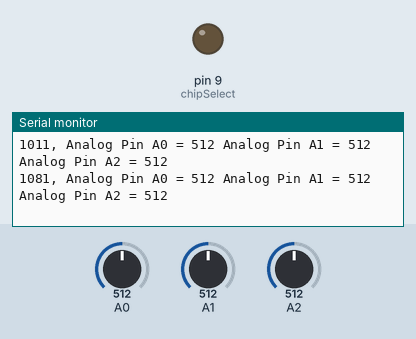
This sketch was run on a simulated Arduino Uno, built with avr-gcc and run on an emulated ATmega328P. On the bench: output pins drawn as LEDs (lit = HIGH), the last lines printed to the serial monitor. The inputs (shaded band) are chosen by the test bench; at power-on: A0 = 512, A1 = 512, A2 = 512. Storage starts empty.

Above: at 1.2 s.
1.3 s: A0 set to 111
At 1.35 s:
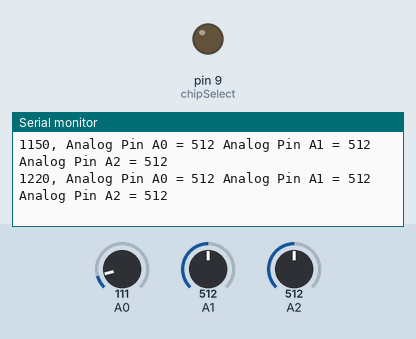
4.3 s: A0 set to 92
At 4.34 s:
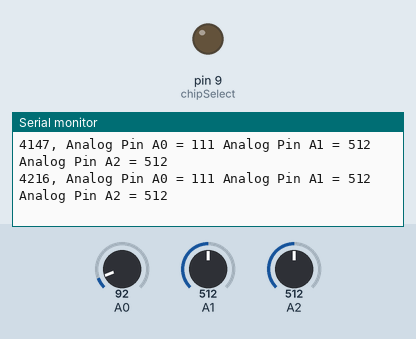
Timing chart, 0 to 7.3 s (numbered marks = the images above; inputs shaded):
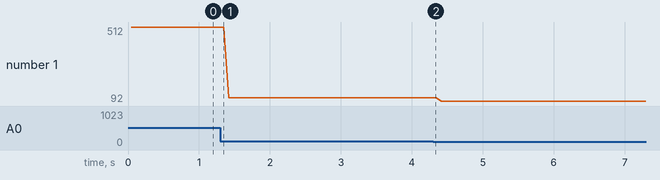

The sketch:

sd_card_example.ino
```cpp
#include <SPI.h>
#include <SD.h>

// On the Ethernet Shield, CS is pin 4. Note that even if it's not
// used as the CS pin, the hardware CS pin (10 on most Arduino boards,
// 53 on the Mega) must be left as an output or the SD library
// functions will not work.

// Chip Select pin is tied to pin 9 on the SparkFun CAN-Bus Shield
const int chipSelect = 9;

void setup()
{
  // Open serial communications and wait for port to open:
  Serial.begin(9600);
  while (!Serial) {
    ; // wait for serial port to connect. Needed for Leonardo only
  }

  Serial.print("Initializing SD card...");
  // make sure that the default chip select pin is set to
  // output, even if you don't use it:
  pinMode(chipSelect, OUTPUT);

  // see if the card is present and can be initialized:
  if (!SD.begin(chipSelect)) {
    Serial.println("Card failed, or not present");
    // don't do anything more:
    return;
  }
  Serial.println("card initialized.");
}

void loop()
{
  // make a string for assembling the data to log:
  String dataString = "";

  // open the file. note that only one file can be open at a time,
  // so you have to close this one before opening another.
  // this opens the file and appends to the end of file
  // if the file does not exist, this will create a new file.
  File dataFile = SD.open("datalog.txt", FILE_WRITE);

  // if the file is available, write to it:
  if (dataFile)   {
    int timeStamp = millis();
    //write to uSD card
    dataFile.print(timeStamp);
    dataFile.print(" ms");
    dataFile.print(", ");
    //output also on Serial monitor for debugging
    Serial.print(timeStamp);
    Serial.print(",");

    // read three sensors on A0, A1, and A2 while appending to the string:
    for (int analogPin = 0; analogPin < 3; analogPin++)
    {
      int sensorVal = analogRead(analogPin);
      //write analog sensor data to uSD card
      dataFile.print(" Analog Pin A");
      dataFile.print(analogPin);
      dataFile.print(" = ");
      dataFile.print(sensorVal);
      //output also on Serial monitor for debugging
      Serial.print(" Analog Pin A");
      Serial.print(analogPin);
      Serial.print(" = ");
      Serial.print(sensorVal);
      //place comma between the analog sensor data
      if (analogPin < 3)
      {
        dataString += ",";
      }
    }
    dataFile.println(); //create a new row to read data more clearly
    dataFile.close();   //close file
    Serial.println();   //print to the serial port too:

  }
  // if the file isn't open, pop up an error:
  else
  {
    Serial.println("error opening datalog.txt");

  }
}
```

Measured:
- plotted number 1: 512 → 111 after the input at 1.3 s
